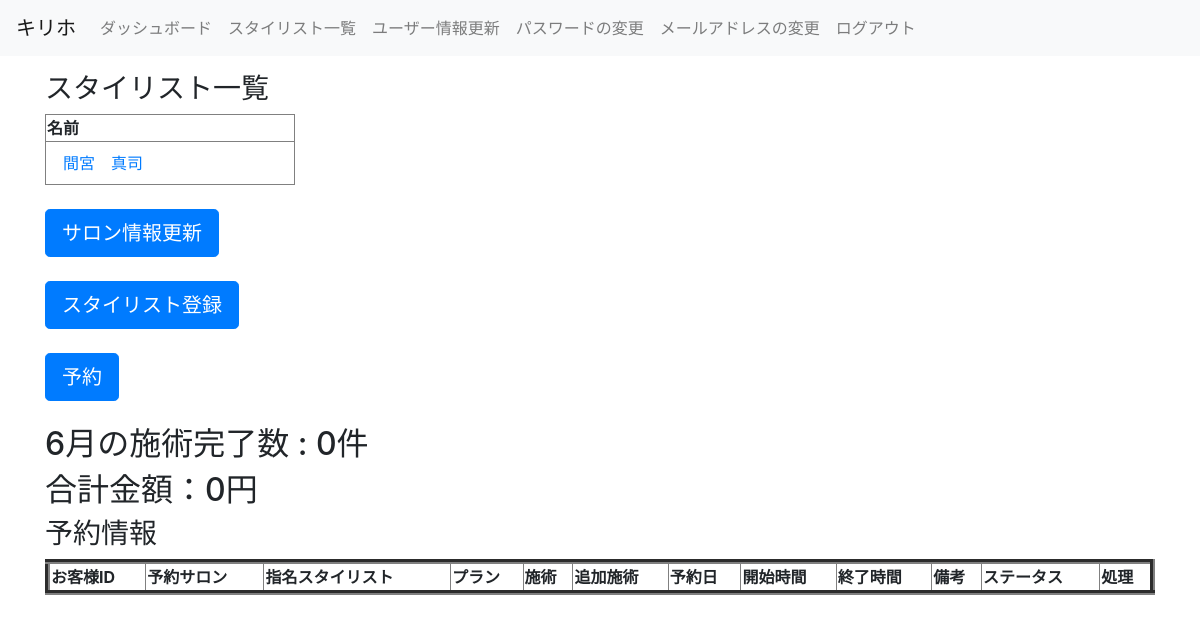
The app's page /stylist_list/ (signed in), older data.
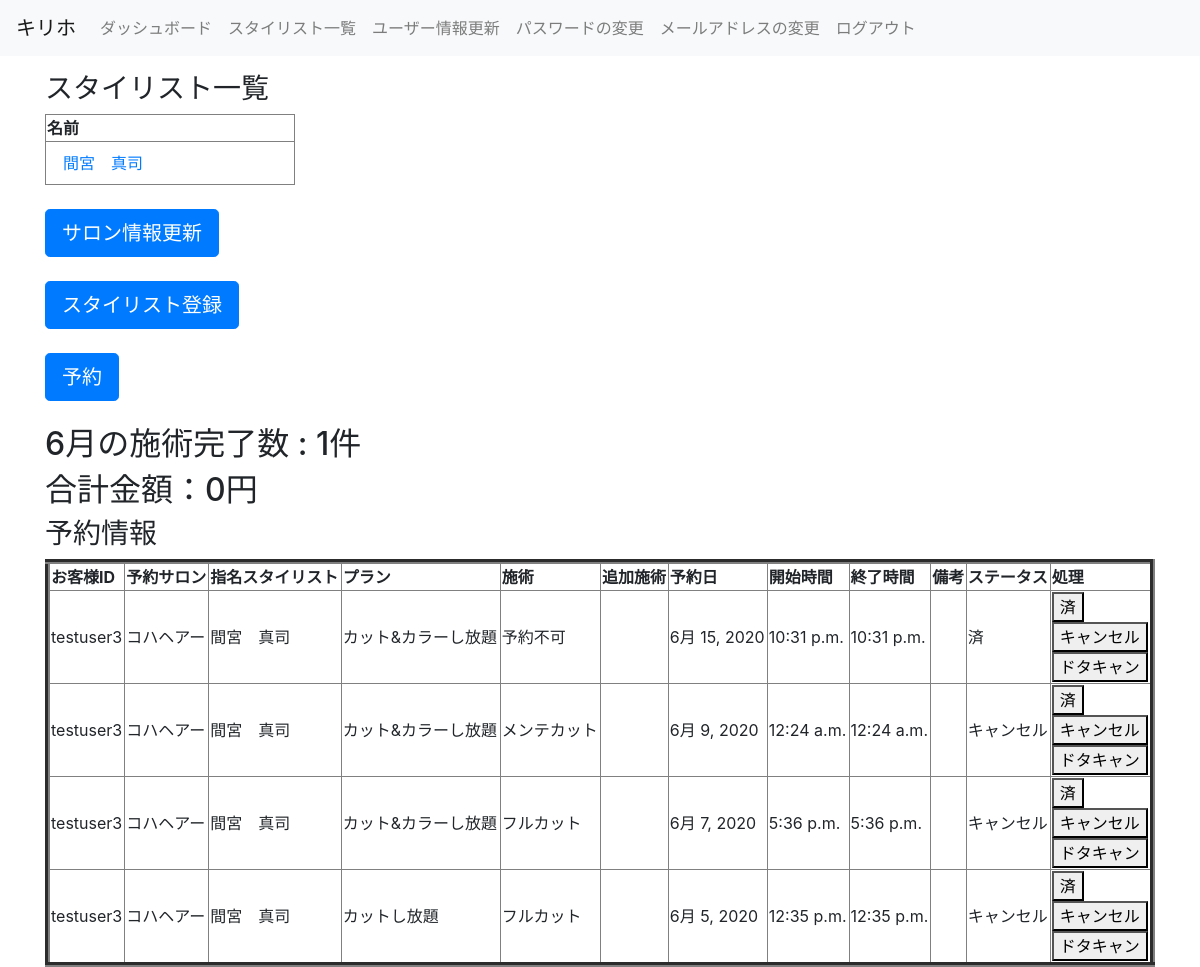
The same page, newer data.
### unlimited/models.py (models this page shows, shortened)
class Stylist(models.Model):
    class Meta:
        db_table = 'stylist'
    affiliation_salon = models.ForeignKey(Salon, verbose_name='所属サロン', on_delete=models.PROTECT)
    stylist_name = models.CharField(verbose_name='名前', max_length=255, blank=False, null=False)
    def __str__(self):
        return self.stylist_name

class Reservation(models.Model):
    STATUS = (
        (0, '予約完了'),
        (1, '済'),
        (2, 'キャンセル'),
        (3, 'ドタキャン')
    )
    class Meta:
        db_table = 'Reservation'
    member = models.CharField(verbose_name='お客様ID', max_length=20)
    salon = models.ForeignKey(Salon, verbose_name='予約サロン', on_delete=models.PROTECT, blank=False, null=False)
    stylist = models.ForeignKey(Stylist, verbose_name='指名スタイリスト', on_delete=models.PROTECT, blank=False, null=False)
    plan = models.IntegerField(verbose_name='選択プラン', choices=PLAN, default=0)
    treatment = models.IntegerField(verbose_name='施術', choices=TREATMENT, default=0)
    add_treat = models.TextField(verbose_name='追加施術', blank=True, max_length=255)
    date = models.DateField(verbose_name='予約日', default=timezone.localtime)
    start = models.TimeField(verbose_name='開始時間', default=timezone.localtime)
    end = models.TimeField(verbose_name='終了時間', default=timezone.localtime)
    remarks = models.TextField(verbose_name='備考', blank=True, max_length=255)
    status = models.IntegerField(verbose_name='状態', choices=STATUS, default=0)

class Salon(models.Model):
    class Meta:
        db_table = 'salon'
    salon = models.ForeignKey(settings.AUTH_USER_MODEL, verbose_name='サロンID', on_delete=models.PROTECT, null=True,
                              blank=True)
    salon_name = models.CharField(verbose_name='店名', max_length=255, blank=False, null=False)
    salon_email = models.EmailField(verbose_name='店舗メール', null=False,
                                    blank=False, unique=True)
    home_page = models.URLField(verbose_name='ホームページ', unique=True)
    salon_phone_num_regex = RegexValidator(regex=r'^[0-9]+$', message="電話番号は入力必須です。例:09012345678")
    salon_phone_num = models.CharField(verbose_name='店舗電話番号', null=False, unique=True, blank=False,
                                       validators=[salon_phone_num_regex], max_length=15, )
    salon_address = models.CharField(verbose_name='住所', max_length=255, null=False, blank=False)
    business_hours = models.CharField(verbose_name='営業日時', max_length=255)
    cut_prise = models.IntegerField(verbose_name='カット料金', null=False, blank=False)
    color_prise = models.IntegerField(verbose_name='カラー料金', null=False, blank=False)
    mainte_cut_prise = models.IntegerField(verbose_name='メンテナンスカット料金', null=False, blank=False, default=1500)
    mainte_color_prise = models.IntegerField(verbose_name='メンテナンスカラー料金', null=False, blank=False, default=2000)
    def __str__(self):
        return self.salon_name

### unlimited/views.py (the view)
# urls.py: path('stylist_list/', views.StylistList.as_view(), name='stylist_list'),
class StylistList(generic.ListView):
    model = Stylist
    template_name = 'unlimited/stylist_list.html'
    def get_context_data(self, **kwargs):
        today = timezone.datetime.now().date()
        month = timezone.datetime.now().month
        first_day = today.replace(day=1)
        last_day = (today + relativedelta(month=month + 1)).replace(day=1)
        target_salon = Salon.objects.get(salon=self.request.user.pk)
        reservations = Reservation.objects.filter(salon=target_salon.id, date__gte=first_day).order_by('-date')
        monthly_info = Reservation.objects.filter(salon=target_salon.id, date__gte=first_day,
                                                  date__lt=last_day, status=1)
        monthly_count = monthly_info.count()
        monthly_count_full_cut = monthly_info.filter(treatment=0).count()
        monthly_count_full_color = monthly_info.filter(treatment=1).count()
        monthly_count_mainte_cut = monthly_info.filter(treatment=2).count()
        monthly_count_mainte_color = monthly_info.filter(treatment=3).count()
        salon_info = Salon.objects.filter(salon=self.request.user.pk)
        full_cut_prise = salon_info.values('cut_prise')
        monthly_sales_full_cut = monthly_count_full_cut * full_cut_prise[0]['cut_prise']
        full_color_prise = salon_info.values('color_prise')
        monthly_sales_full_color = monthly_count_full_color * full_color_prise[0]['color_prise']
        mainte_cut_prise = salon_info.values('mainte_cut_prise')
        monthly_sales_mainte_cut = monthly_count_mainte_cut * mainte_cut_prise[0]['mainte_cut_prise']
        mainte_color_prise = salon_info.values('mainte_color_prise')
        monthly_sales_mainte_color = monthly_count_mainte_color * mainte_color_prise[0]['mainte_color_prise']
        monthly_sales = (monthly_sales_full_cut + monthly_sales_full_color + monthly_sales_mainte_cut +
                         monthly_sales_mainte_color)
        context = super().get_context_data(**kwargs)
        context.update({
            'salon_id': target_salon.id,
            'reservations': reservations,
            'month': month,
            'monthly_count': monthly_count,
            'monthly_sales': monthly_sales,
        })
        return context

### unlimited/templates/unlimited/stylist_list.html (shortened to what this page needs)
{% extends "unlimited/base.html" %}
{% block content %}
<h3>スタイリスト一覧</h3>
<table border="1" width="250">
 <tr>
  <th>名前</th>
 </tr>
 {% for stylist in stylist_list %}
 <tr>
  {% if salon_id == stylist.affiliation_salon.id %}
   <td>
    <a class="nav-item nav-link" href="{% url 'unlimited:stylist_detail' stylist.pk %}">{{ stylist.stylist_name }}</a>
   </td>
  {% endif %}
 </tr>
 {% endfor %}
</table>
<br />
<a class="btn btn-primary btn-lg" href="{% url 'unlimited:salon_update' salon_id %}">サロン情報更新</a>
<br />
<br />
<a class="btn btn-primary btn-lg" href="{% url 'unlimited:stylist_create' salon_id %}">スタイリスト登録</a>
<br />
<br />
<a class="btn btn-primary btn-lg" href="{% url 'unlimited:user_search' %}">予約</a>
<br />
<br />
<h2>{{ month }}月の施術完了数 : {{ monthly_count }}件</h2>
<h2>合計金額：{{ monthly_sales }}円</h2>
<h3>予約情報</h3>
<table border="5" width="100%">
 <tr>
  <th>お客様ID</th>
  <th>予約サロン</th>
  <th>指名スタイリスト</th>
  <th>プラン</th>
  <th>施術</th>
  <th>追加施術</th>
  <th>予約日</th>
  <th>開始時間</th>
  <th>終了時間</th>
  <th>備考</th>
  <th>ステータス</th>
  <th>処理</th>
 </tr>
 {% for reservation in reservations %}
 <tr>
  <td>{{ reservation.member }}</td>
  <td>{{ reservation.salon }}</td>
  <td>{{ reservation.stylist }}</td>
  <td>{{ reservation.get_plan_display }}</td>
  <td>{{ reservation.get_treatment_display }}</td>
  <td>{{ reservation.add_treat }}</td>
  <td>{{ reservation.date }}</td>
  <td>{{ reservation.start }}</td>
  <td>{{ reservation.end }}</td>
  <td>{{ reservation.remarks }}</td>
  <td>{{ reservation.get_status_display }}</td>
  <td>
   <form action="{% url 'unlimited:reservation_update' reservation.id %}" method="POST">
    <button class="button is-primary" type="submit" name="complete">済</button><br/>
    <button class="button is-primary" type="submit" name="cancel">キャンセル</button><br/>
    <button class="button is-primary" type="submit" name="dotacan">ドタキャン</button>
   </form>
  </td>
 </tr>
 {% endfor %}
</table>
{% endblock %}

### unlimited/templates/unlimited/base.html (shortened to what this page needs)
<!doctype html>
<html lang="ja">
<head>
    <link rel="stylesheet" href="https://stackpath.bootstrapcdn.com/bootstrap/4.1.0/css/bootstrap.min.css"
>
</head>
<body>
    <nav class="navbar navbar-expand-lg navbar-light bg-light">
      <a class="navbar-brand" href="{% url 'unlimited:landing' %}">キリホ</a>
      <div class="collapse navbar-collapse" id="navbarSupportedContent">
        <ul class="navbar-nav mr-auto">
          {% if user.is_authenticated %}
            {% if user.is_user %}
              <li>
                <a class="nav-item nav-link" href="{% url 'unlimited:salon_list' %}">サロン一覧</a>
              </li>
              <li>
                <a class="nav-item nav-link" href="{% url 'unlimited:user_detail' user.pk %}">マイページ</a>
              </li>
              <li>
                <a class="nav-item nav-link" href="{% url 'unlimited:user_update' user.pk %}">ユーザー情報更新</a>
              </li>
              <li>
                <a class="nav-item nav-link" href="{% url 'unlimited:password_change' %}">パスワードの変更</a>
              </li>
              <li>
                <a class="nav-item nav-link" href="{% url 'unlimited:email_change' %}">メールアドレスの変更</a>
              </li>
              <li>
                <a class="nav-item nav-link" href="{% url 'unlimited:logout' %}">ログアウト</a>
              </li>
            {% else %}
              <li>
                <a class="nav-item nav-link" href="{% url 'unlimited:user_detail' user.pk %}">ダッシュボード</a>
              </li>
              <li>
                <a class="nav-item nav-link" href="{% url 'unlimited:stylist_list' %}">スタイリスト一覧</a>
              </li>
              <li>
                <a class="nav-item nav-link" href="{% url 'unlimited:user_update' user.pk %}">ユーザー情報更新</a>
              </li>
              <li>
                <a class="nav-item nav-link" href="{% url 'unlimited:password_change' %}">パスワードの変更</a>
              </li>
              <li>
                <a class="nav-item nav-link" href="{% url 'unlimited:email_change' %}">メールアドレスの変更</a>
              </li>
              <li>
                <a class="nav-item nav-link" href="{% url 'unlimited:logout' %}">ログアウト</a>
              </li>
            {% endif %}
          {% else %}
          <li class="nav-item">
            <a class="nav-item nav-link" href="{% url 'unlimited:login' %}">
            ログインはこちら
          </a>
          </li>
          {% endif %}
        </ul>
      </div>
    </nav>
    <div class="container mt-3">
        {% block content %}
        {% endblock %}
    </div>
</body>
</html>

Row changes from the older to the newer data that the page shows:
added Reservation: member "testuser3", salon "コハヘアー", stylist "間宮 真司", plan "カット&カラーし放題", treatment "予約不可", date "6月 15, 2020", start "10:31 p.m.", end "10:31 p.m.", status "済"
added Reservation: member "testuser3", salon "コハヘアー", stylist "間宮 真司", plan "カット&カラーし放題", treatment "メンテカット", date "6月 9, 2020", start "12:24 a.m.", end "12:24 a.m.", status "キャンセル"
added Reservation: member "testuser3", salon "コハヘアー", stylist "間宮 真司", plan "カット&カラーし放題", treatment "フルカット", date "6月 7, 2020", start "5:36 p.m.", end "5:36 p.m.", status "キャンセル"
added Reservation: member "testuser3", salon "コハヘアー", stylist "間宮 真司", plan "カットし放題", treatment "フルカット", date "6月 5, 2020", start "12:35 p.m.", end "12:35 p.m.", status "キャンセル"
Text that changed along with them:
{{ monthly_count }}: "0" → "1"
